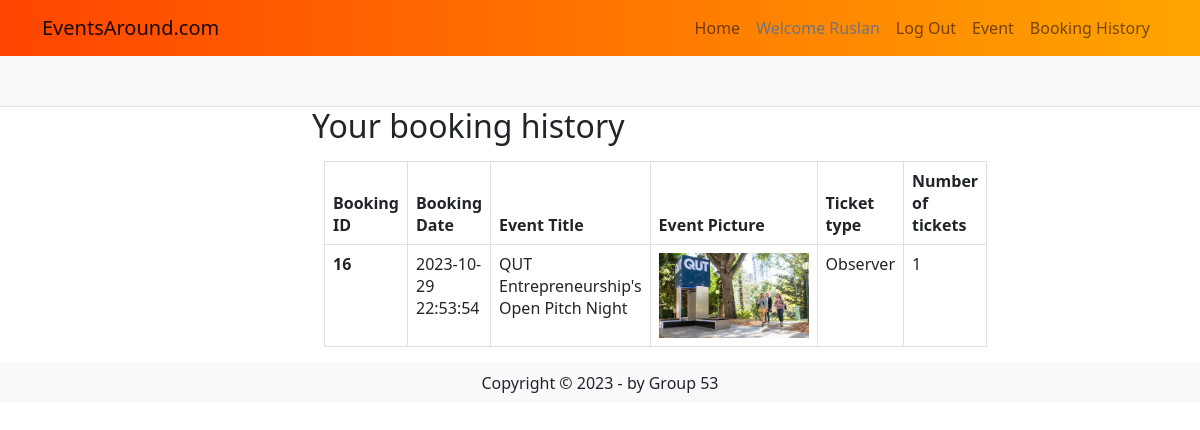
The page /orders/history (signed in) on the database its author committed.
### EventsAround/models.py (models this page shows, shortened)
class User(db.Model, UserMixin):
    __tablename__='users' # good practice to specify table name
    id = db.Column(db.Integer, primary_key=True)
    name = db.Column(db.String(100), index=True, unique=True, nullable=False)
    emailid = db.Column(db.String(100), index=True, nullable=False)
    password_hash = db.Column(db.String(255), nullable=False)
    contact_number = db.Column(db.String(255))
    address = db.Column(db.String(255))
    comments = db.relationship('Comment', backref='user')
    orders = db.relationship('Order', backref='user')
    events = db.relationship('Event', backref='owner')

class Order(db.Model):
    __tablename__ = 'orders'
    id = db.Column(db.Integer, primary_key=True)
    created_at = db.Column(db.DateTime, default=datetime.now())
    user_id = db.Column(db.Integer, db.ForeignKey('users.id'))
    event_id = db.Column(db.Integer, db.ForeignKey('events.id'))
    ticket_type = db.Column(db.String)
    ticket_number = db.Column(db.Integer)
    event_name = db.Column(db.String(80))
    event_image = db.Column(db.String(400))

### EventsAround/orders.py (the view)
@bp.route('/history', methods = ['GET', 'POST'])
@login_required
def history():
  return render_template('orders/history.html')

### EventsAround/__init__.py (called while the page is built)
def create_app():
    app=Flask(__name__)  # this is the name of the module/package that is calling this app
    app.debug=True
    app.secret_key='somesecretgoeshere'
    app.config['SQLALCHEMY_DATABASE_URI']='sqlite:///mydbname.sqlite'
    db.init_app(app)
    bootstrap = Bootstrap5(app)
    login_manager = LoginManager()
    login_manager.login_view='auth.login'
    login_manager.init_app(app)
    from .models import User  # importing here to avoid circular references
    @login_manager.user_loader
    def load_user(user_id):
       return User.query.get(int(user_id))
    from . import views
    app.register_blueprint(views.mainbp)
    from . import auth
    app.register_blueprint(auth.bp)
    from . import events
    app.register_blueprint(events.bp)
    from . import orders
    app.register_blueprint(orders.bp)
    return app

### EventsAround/templates/orders/history.html
{% extends 'base.html' %}
{% import "bootstrap4/form.html" as wtf %}
{% block content %}
<div class="container col-md-6">
  <h2>Your booking history</h2>
  <div class="container">
    <table class="table table-bordered mt-3">
      <thead>
        <tr>
          <th class="col-sm-1">Booking ID</th>
          <th scope="col">Booking Date</th>
          <th scope="col">Event Title</th>
          <th scope="col">Event Picture</th>
          <th scope="col">Ticket type</th>
          <th scope="col">Number of tickets</th>
        </tr>
      </thead>
      <tbody>
        {% for order in current_user.orders %}
        <tr>
          <th scope="row">{{order.id}}</th>
          <td>{{order.created_at.strftime('%Y-%m-%d %H:%M:%S')}}</td>
          <td>{{order.event_name}}</td>
          <td><img class="img-fluid" style="max-width:150px;" src="{{order.event_image}}" alt="qut pitch night"></td>
          <td>{{order.ticket_type}}</td>
          <td>{{order.ticket_number}}</td>
        </tr>
        {% endfor %}
      </tbody>
    </table>
  </div>
</div>
{% endblock %}

### EventsAround/templates/base.html (shortened to what this page needs)
<html>
<head>
    <link rel="stylesheet" type="text/css" href="{{ url_for('static', filename='style/styles.css') }}">
    <link rel="stylesheet" href="https://cdnjs.cloudflare.com/ajax/libs/font-awesome/4.7.0/css/font-awesome.min.css">
    <link href="https://cdn.jsdelivr.net/npm/bootstrap@5.0.0-beta3/dist/css/bootstrap.min.css" rel="stylesheet"
>
</head>
</head>
<body>
    <header class="bg-light border-bottom">
        <nav class="navbar navbar-expand-lg navbar-light bg-light">
            <div class="container">
                <a href="/" class="navbar-brand">
                    EventsAround.com
                </a>
                <div class="collapse navbar-collapse justify-content-end" id="navbarSupportedContent">
                    <div class="navbar-nav ml-auto">
                        <a class="nav-item nav-link" href="/">Home</a>
                        {% if current_user.is_authenticated %}
                        <a class="nav-item nav-link disabled text-muted" href="#">Welcome {{current_user.name}}</a>
                        <a class="nav-item nav-link" href="{{ url_for('auth.logout') }}">Log Out</a>
                        {% else %}
                        <a class="nav-item nav-link" href="{{ url_for('auth.register') }}">Register</a>
                        <a class="nav-item nav-link" href="{{ url_for('auth.login') }}">Log In</a>
                        {% endif %}
                        {% if current_user.is_authenticated %}
                        <a class="nav-item nav-link" href="{{ url_for('event.create') }}"> Event</a>
                        <a class="nav-item nav-link" href="{{ url_for('order.history') }}">Booking History</a>
                        {% endif %}
                    </div>
                </div>
            </div>
        </nav>
    </header>
    {% block content %}
    {% endblock %}
</body>
<footer class="footer">
    <div class="text-center py-2 bg-light">
        <span class="text-dark">Copyright &copy; 2023 - by Group 53</span>
    </div>
</footer>
</html>

### EventsAround/static/style/styles.css (style rules this page uses)
* { margin: 0; padding: 0; }
body { font-family: sans-serif; }
.navbar { background-image: linear-gradient(to right, orangered, orange); margin-bottom: 50px; }
* { box-sizing: border-box; }

### rows shown on the page
User: name "Ruslan"
Order: id "16", created_at "2023-10-29 22:53:54", event_name "QUT Entrepreneurship's Open Pitch Night", event_image (picture), ticket_type "Observer", ticket_number "1"
